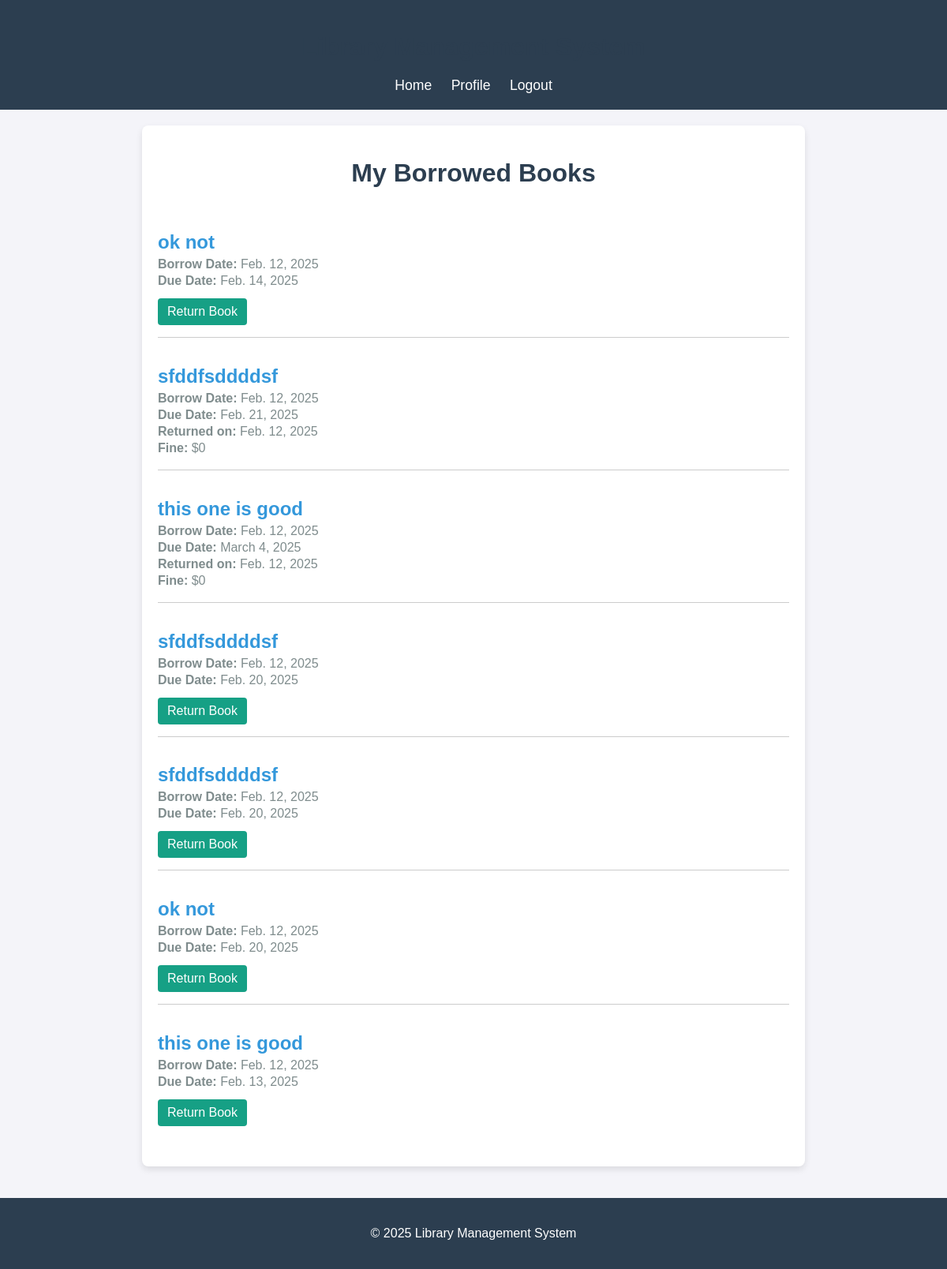
Page /borrowed/ (signed in) on the committed database.
### library/models.py (models this page shows, shortened)
class Borrow(models.Model):
    book = models.ForeignKey( Book , on_delete=models.CASCADE, related_name = 'borrow_records')
    borrower = models.ForeignKey(settings.AUTH_USER_MODEL, on_delete=models.CASCADE, related_name= 'borrow_records')
    borrow_date = models.DateField(auto_now_add=True)
    due_date = models.DateField()
    returned_date = models.DateField(null=True, blank=True)
    is_returned = models.BooleanField(default=False)
    def calculate_fine(self):
        end_date = self.returned_date or timezone.now().date()
        if end_date > self.due_date:
            overdue_days = (end_date - self.due_date).days
            fine_per_day = 1  # $1 per day fine
            return overdue_days * fine_per_day
        return 0

class Book(models.Model):
    title = models.CharField(max_length=200)
    author = models.ForeignKey(Author, on_delete=models.CASCADE ,related_name='author_profile')
    description = models.CharField(max_length=50)
    total_copies = models.PositiveIntegerField(default = 1)
    availlable_copies =  models.PositiveIntegerField(default = 1)
    tags = models.ManyToManyField(Tag , blank = True , related_name='books' )

### library/views.py (the view)
# urls.py: path('borrowed/', views.borrow_list, name='borrow_list'),
@login_required
def borrow_list(request):
    if request.user.is_staff:
        borrows = Borrow.objects.all()
    else:
        borrows = Borrow.objects.filter(borrower=request.user)
    return render(request, 'library/borrow_list.html', {'borrows': borrows})

### library/templates/library/borrow_list.html (shortened to what this page needs)
{% load static %}
<!DOCTYPE html>
<html lang="en">
<head>
</head>
<body>
  <header>
    <h1>Library Management System</h1>
    <nav>
      <a href="{% url 'home_view' %}">Home</a>
      <a href="{% url 'profile' %}">Profile</a>
      <a href="">Logout</a>
    </nav>
  </header>
  <main>
    <h1>My Borrowed Books</h1>
    <ul class="borrow-list">
      {% for borrow in borrows %}
      <li class="borrow-item">
        <h2>{{ borrow.book.title }}</h2>
        <p><strong>Borrow Date:</strong> {{ borrow.borrow_date }}</p>
        <p><strong>Due Date:</strong> {{ borrow.due_date }}</p>
        {% if borrow.is_returned %}
          <p><strong>Returned on:</strong> {{ borrow.returned_date }}</p>
          <p><strong>Fine:</strong> ${{ borrow.calculate_fine }}</p>
        {% else %}
          <a href="{% url 'return_book' borrow.id %}" class="return-button">Return Book</a>
        {% endif %}
      </li>
      {% empty %}
      <p>You have not borrowed any books.</p>
      {% endfor %}
    </ul>
  </main>
  <footer>
    <p>&copy; 2025 Library Management System</p>
  </footer>
</body>
</html>

### library/templates/library/borrow_list.html (style rules this page uses)
body { font-family: Arial, sans-serif; background-color: #f4f4f9; color: #333; margin: 0; padding: 0; }
header { background-color: #2c3e50; padding: 20px; text-align: center; color: #fff; }
header nav a { color: #fff; margin: 0 10px; text-decoration: none; font-size: 1.1em; }
main { max-width: 800px; margin: 20px auto; padding: 20px; background-color: #fff; border-radius: 8px; box-shadow: 0 4px 8px rgba(0,0,0,0.1); }
h1 { text-align: center; margin-bottom: 20px; color: #2c3e50; }
.borrow-list { list-style: none; padding: 0; }
.borrow-item { border-bottom: 1px solid #ccc; padding: 15px 0; }
.borrow-item:last-child { border-bottom: none; }
.borrow-item h2 { margin-bottom: 5px; color: #3498db; }
.borrow-item p { margin: 3px 0; color: #7f8c8d; }
.return-button { display: inline-block; background-color: #16a085; color: white; padding: 8px 12px; text-decoration: none; border-radius: 4px; margin-top: 10px; transition: background-color 0.3s ease; }
footer { text-align: center; padding: 20px; background-color: #2c3e50; color: #fff; margin-top: 40px; }

### rows in the picture
Borrow: book "ok not", borrow_date "Feb. 12, 2025", due_date "Feb. 14, 2025", is_returned "Return Book"
Borrow: book "sfddfsddddsf", borrow_date "Feb. 12, 2025", due_date "Feb. 21, 2025", returned_date "Feb. 12, 2025", calculate_fine "0"
Borrow: book "this one is good", borrow_date "Feb. 12, 2025", due_date "March 4, 2025", returned_date "Feb. 12, 2025", calculate_fine "0"
Borrow: book "sfddfsddddsf", borrow_date "Feb. 12, 2025", due_date "Feb. 20, 2025", is_returned "Return Book"
Borrow: book "sfddfsddddsf", borrow_date "Feb. 12, 2025", due_date "Feb. 20, 2025", is_returned "Return Book"
Borrow: book "ok not", borrow_date "Feb. 12, 2025", due_date "Feb. 20, 2025", is_returned "Return Book"
Borrow: book "this one is good", borrow_date "Feb. 12, 2025", due_date "Feb. 13, 2025", is_returned "Return Book"
